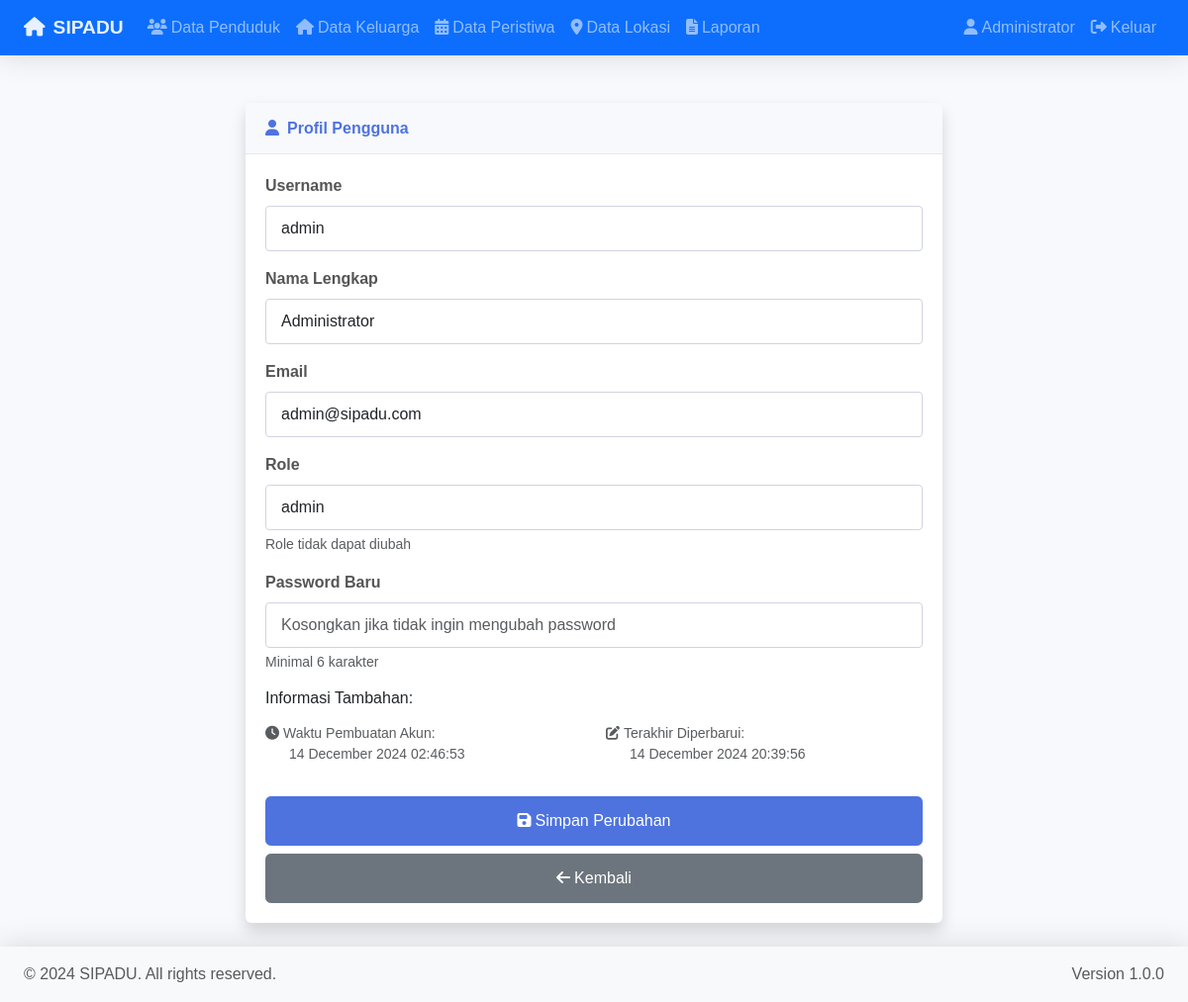
The page /modules/profil/index.php (signed in) on the database its author committed.
### tables this page shows
CREATE TABLE `users` (
  `id_user` int(11) NOT NULL,
  `username` varchar(50) NOT NULL,
  `password` varchar(255) NOT NULL,
  `nama_lengkap` varchar(100) NOT NULL,
  `role` enum('admin','operator') NOT NULL DEFAULT 'operator',
  `email` varchar(100) DEFAULT NULL,
  `created_at` timestamp NOT NULL DEFAULT current_timestamp(),
  `updated_at` timestamp NOT NULL DEFAULT current_timestamp() ON UPDATE current_timestamp()
);

### modules/profil/index.php (the view, shortened to what this page needs)
<?php
$db = (new Database())->getConnection();
try {
    $db->exec("CREATE DATABASE IF NOT EXISTS sipadu");
    $db->exec("USE sipadu");
    $createTable = "CREATE TABLE IF NOT EXISTS users (
        id_user INT(11) AUTO_INCREMENT PRIMARY KEY,
        username VARCHAR(50) NOT NULL UNIQUE,
        password VARCHAR(255) NOT NULL,
        nama_lengkap VARCHAR(100) NOT NULL,
        role ENUM('admin', 'operator') NOT NULL DEFAULT 'operator',
        email VARCHAR(100) NULL DEFAULT NULL,
        created_at TIMESTAMP NOT NULL DEFAULT CURRENT_TIMESTAMP,
        updated_at TIMESTAMP NOT NULL DEFAULT CURRENT_TIMESTAMP ON UPDATE CURRENT_TIMESTAMP,
        INDEX idx_username (username),
        INDEX idx_role (role)
    ) ENGINE=InnoDB DEFAULT CHARSET=utf8mb4 COLLATE=utf8mb4_general_ci";
    $db->exec($createTable);
    $createLogTable = "CREATE TABLE IF NOT EXISTS log_aktivitas (
        id_log INT(11) AUTO_INCREMENT PRIMARY KEY,
        id_user INT(11) NOT NULL,
        aktivitas VARCHAR(255) NOT NULL,
        tabel VARCHAR(50) NULL,
        jenis_aksi ENUM('login', 'logout', 'create', 'update', 'delete', 'view') NOT NULL,
        created_at TIMESTAMP NOT NULL DEFAULT CURRENT_TIMESTAMP,
        ip_address VARCHAR(45) NULL,
        user_agent VARCHAR(255) NULL,
        FOREIGN KEY (id_user) REFERENCES users(id_user) ON DELETE CASCADE,
        INDEX idx_user (id_user),
        INDEX idx_jenis_aksi (jenis_aksi),
        INDEX idx_created_at (created_at)
    ) ENGINE=InnoDB DEFAULT CHARSET=utf8mb4 COLLATE=utf8mb4_general_ci";
    $db->exec($createLogTable);
} catch(PDOException $e) {
    error_log("Database Error: " . $e->getMessage());
    die("Terjadi kesalahan saat menyiapkan database. Silakan hubungi administrator.");
}
$userId = $_SESSION['user_id'];
$userData = [];
try {
    $query = "SELECT username, nama_lengkap, role, email, created_at, updated_at FROM users WHERE id_user = ?";
    $stmt = $db->prepare($query);
    $stmt->execute([$userId]);
    $userData = $stmt->fetch(PDO::FETCH_ASSOC);
} catch(PDOException $e) {
    error_log("Database Error: " . $e->getMessage());
}
include '../../includes/header.php';
?>
<div class="container px-4">
    <div class="row">
        <div class="col-lg-8 mx-auto">
            <div class="card shadow mb-4">
                <div class="card-header">
                    <h6 class="m-0 font-weight-bold">
                        <i class="fas fa-user me-2"></i>Profil Pengguna
                    </h6>
                </div>
                <div class="card-body">
                    <form method="POST" action="">
                        <div class="mb-3">
                            <label for="username" class="form-label">Username</label>
                            <input type="text" class="form-control" id="username" name="username"
                                   value="<?= htmlspecialchars($userData['username'] ?? '') ?>" required>
                        </div>
                        <div class="mb-3">
                            <label for="nama_lengkap" class="form-label">Nama Lengkap</label>
                            <input type="text" class="form-control" id="nama_lengkap" name="nama_lengkap"
                                   value="<?= htmlspecialchars($userData['nama_lengkap'] ?? '') ?>" required>
                        </div>
                        <div class="mb-3">
                            <label for="email" class="form-label">Email</label>
                            <input type="email" class="form-control" id="email" name="email"
                                   value="<?= htmlspecialchars($userData['email'] ?? '') ?>" required>
                        </div>
                        <div class="mb-3">
                            <label for="role" class="form-label">Role</label>
                            <input type="text" class="form-control" id="role"
                                   value="<?= htmlspecialchars($userData['role'] ?? '') ?>" readonly>
                            <div class="form-text">Role tidak dapat diubah</div>
                        </div>
                        <div class="mb-3">
                            <label for="password" class="form-label">Password Baru</label>
                            <input type="password" class="form-control" id="password" name="password"
                                   placeholder="Kosongkan jika tidak ingin mengubah password">
                            <div class="form-text">Minimal 6 karakter</div>
                        </div>
                        <div class="mb-4">
                            <h6 class="mb-3">Informasi Tambahan:</h6>
                            <div class="row">
                                <div class="col-md-6">
                                    <div class="small text-muted mb-2">
                                        <i class="fas fa-clock me-1"></i>Waktu Pembuatan Akun:
                                        <br>
                                        <span class="ms-4">
                                            <?php
                                            if (isset($userData['created_at']) && $userData['created_at']) {
                                                echo date('d F Y H:i:s', strtotime($userData['created_at']));
                                            } else {
                                                echo 'Tidak tersedia';
                                            }
                                            ?>
                                        </span>
                                    </div>
                                </div>
                                <div class="col-md-6">
                                    <div class="small text-muted mb-2">
                                        <i class="fas fa-edit me-1"></i>Terakhir Diperbarui:
                                        <br>
                                        <span class="ms-4">
                                            <?php
                                            if (isset($userData['updated_at']) && $userData['updated_at']) {
                                                echo date('d F Y H:i:s', strtotime($userData['updated_at']));
                                            } else {
                                                echo 'Belum pernah diperbarui';
                                            }
                                            ?>
                                        </span>
                                    </div>
                                </div>
                            </div>
                        </div>
                        <div class="d-grid gap-2">
                            <button type="submit" class="btn btn-primary">
                                <i class="fas fa-save me-1"></i>Simpan Perubahan
                            </button>
                            <a href="<?= BASE_URL ?>" class="btn btn-secondary">
                                <i class="fas fa-arrow-left me-1"></i>Kembali
                            </a>
                        </div>
                    </form>
                </div>
            </div>
        </div>
    </div>
</div>
<?php include '../../includes/footer.php'; ?>

### assets/css/style.css (style rules this page uses)
body { min-height: 100vh; background-color: #f8f9fc; font-family: 'Nunito', sans-serif; color: #333; }
.card { border: none; box-shadow: 0 0.15rem 1.75rem 0 rgba(58, 59, 69, 0.15); margin-bottom: 1.5rem; }
.card-header { background-color: #f8f9fc; border-bottom: 1px solid #e3e6f0; padding: 1rem 1.25rem; }
.card-header h6 { font-weight: 700; font-size: 1rem; color: #4e73df; }
.card-body { padding: 20px; }
.form-control { border-radius: 4px; border: 1px solid #d1d3e2; padding: 10px 15px; }
.form-label { font-weight: 600; color: #555; }
.btn { font-weight: 500; padding: 0.75rem 1.25rem; border-radius: 0.35rem; transition: all 0.2s; }
.btn i { margin-right: 0.5rem; }
.btn-primary { background-color: #4e73df; border-color: #4e73df; }
body { min-height: 100vh; background-color: #f8f9fc; }
.font-weight-bold { font-weight: 700 !important; }

### rows shown on the page
users: username "admin", nama_lengkap "Administrator", email "admin@sipadu.com", role "admin", created_at "14 December 2024 02:46:53", updated_at "14 December 2024 20:39:56"

### other values the page prints
APP_NAME "SIPADU"
$_SESSION['nama_lengkap'] "Administrator"
APP_VERSION "1.0.0"
